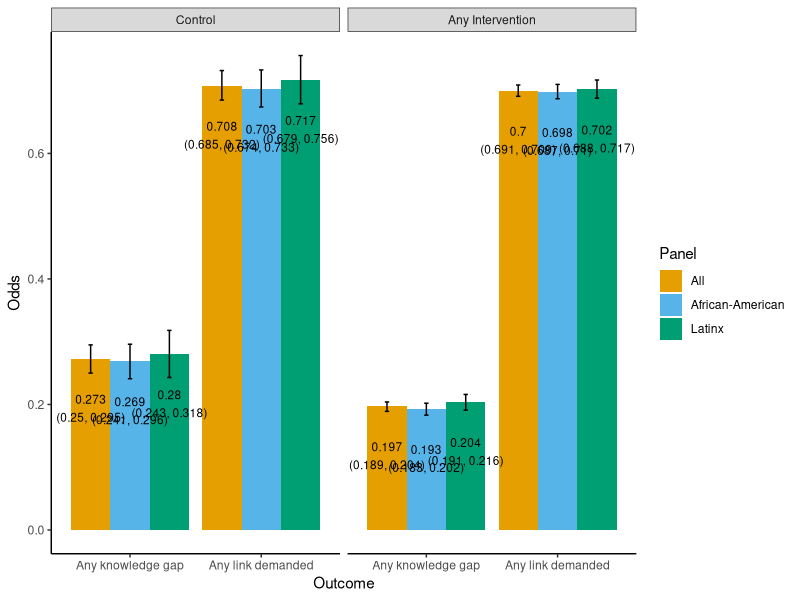

Write R code to recreate this figure. (Note: this script raises an error after producing the figure.)
# This code generates bar charts for mean odds and odds ratio for the two binary outcomes:
# - Any knowledge gap
# - Any link demanded

# Please set working directory to be source file location

rm(list = ls())

library(ggplot2)
library(dplyr)

df1 <- data.frame( val = c(1,2,3,4,5,6,7,8,9,10,11,12), #used to reorder factors
                   Odds = c(0.273,0.197,0.708,0.700,0.269,0.193,0.703,0.698,0.280,0.204,0.717,0.702), 
                  lowerbound = c(0.250,0.189,0.685,0.691,0.241,0.183,0.674,0.687,0.243,0.191,0.679,0.688),
                  upperbound = c(0.295,0.204,0.732,0.709,0.296,0.202,0.733,0.710,0.318,0.216,0.756,0.717),
                  intervention = c("Control","Any Intervention",
                                   "Control","Any Intervention",
                                   "Control","Any Intervention",
                                   "Control","Any Intervention",
                                   "Control","Any Intervention",
                                   "Control","Any Intervention"),
                  Outcome = c("Any knowledge gap","Any knowledge gap",
                                        "Any link demanded","Any link demanded",
                                        "Any knowledge gap","Any knowledge gap",
                                        "Any link demanded","Any link demanded",
                                        "Any knowledge gap","Any knowledge gap",
                                        "Any link demanded","Any link demanded"),
                  Panel = c("All","All","All","All",
                            "African-American","African-American","African-American","African-American",
                            "Latinx","Latinx","Latinx","Latinx"))

df1$ci <- paste("(",df1$lowerbound,", ",df1$upperbound,")", sep="")

df1 <- df1 %>%
  arrange(val) %>%
  mutate(Panel = factor(Panel, levels=c("All", "African-American","Latinx"))) %>%
  mutate(Outcome = factor(Outcome, levels = c("Any knowledge gap","Any link demanded"))) %>%
  mutate(intervention = factor(intervention, levels = c("Control","Any Intervention")))

df2 <- data.frame( val = c(1,2,3,4,5,6), #used to reorder factors
                   OddsRatio = c(0.630,0.957,0.625,0.967,0.637,0.940), 
                   lowerbound = c(0.556,0.848,0.532,0.830,0.521,0.770),
                   upperbound = c(0.714,1.081,0.735,1.128,0.777,1.048),
                   Outcome = c("Any knowledge gap",
                               "Any link demanded",
                               "Any knowledge gap",
                               "Any link demanded",
                               "Any knowledge gap",
                               "Any link demanded"),
                   Panel = c("All","All",
                             "African-American","African-American",
                             "Latinx","Latinx"))

df2$ci <- paste("(",df2$lowerbound,", ",df2$upperbound,")", sep="")


df2 <- df2 %>%
  arrange(val) %>%
  mutate(Panel = factor(Panel, levels=c("All", "African-American","Latinx"))) %>%
  mutate(Outcome = factor(Outcome, levels = c("Any knowledge gap","Any link demanded")))


## WITH INTERVENTIONS AS FACETS
# MEAN ODDS
# clean base plot 
plot_base_clean <- ggplot(data = df1, mapping = aes(x = Outcome, y = Odds, ymin = lowerbound, ymax = upperbound, fill = Panel)) + 
  # apply basic black and white theme - this theme removes the background colour by default
  theme_bw() + 
  # remove gridlines. Panel.grid.major is for vertical lines, Panel.grid.minor is for horizontal lines
  theme(panel.grid.major = element_blank(), panel.grid.minor = element_blank(),
        # remove borders
        panel.border = element_blank(),
        # removing borders also removes x and y axes. Add them back
        axis.line = element_line())

Odds_histogram <- plot_base_clean + geom_bar(stat = "identity", position = position_dodge()) +
  facet_grid(. ~ intervention) +
  scale_fill_manual(values = c("#E69F00", "#56B4E9", "#009E73")) +
  theme(# remove background colour from facet labels
        #strip.background  = element_blank(),
        # remove border from facet label
        panel.border = element_blank()) +
  geom_errorbar(position = position_dodge(width=0.9), width=.1) +
  geom_text(aes(label = Odds), size = 3, position = position_dodge(width=0.9), vjust = 5) +
  geom_text(aes(label = ci), size = 3, position = position_dodge(width=0.9), vjust = 7) 

last_plot()
ggsave("./Output/odds.png", width = 15, height = 5)

#ODDS RATIO
# clean base plot 
plot_base_clean <- ggplot(data = df2, mapping = aes(x = Outcome, y = OddsRatio, ymin = lowerbound, ymax = upperbound, fill = Panel)) + 
  # apply basic black and white theme - this theme removes the background colour by default
  theme_bw() + 
  # remove gridlines. Panel.grid.major is for vertical lines, Panel.grid.minor is for horizontal lines
  theme(panel.grid.major = element_blank(), panel.grid.minor = element_blank(),
        # remove borders
        panel.border = element_blank(),
        # removing borders also removes x and y axes. Add them back
        axis.line = element_line())

Odds_histogram <- plot_base_clean + geom_bar(stat = "identity", position = position_dodge()) +
  scale_fill_manual(values = c("#E69F00", "#56B4E9", "#009E73")) +
  theme(# remove background colour from facet labels
    #strip.background  = element_blank(),
    # remove border from facet label
    panel.border = element_blank()) +
  geom_errorbar(position = position_dodge(width=0.9), width=.1) +
  geom_text(aes(label = OddsRatio), size = 3, position = position_dodge(width=0.9), vjust = 11) +
  geom_text(aes(label = ci), size = 3, position = position_dodge(width=0.9), vjust = 13) +
  geom_hline(yintercept=1 , linetype = 'dashed') +
  scale_y_continuous(breaks = sort(c(0, 0.5, 1, 1.5)))


last_plot()
ggsave("./Output/oddsratios.png", width = 15, height = 5)
